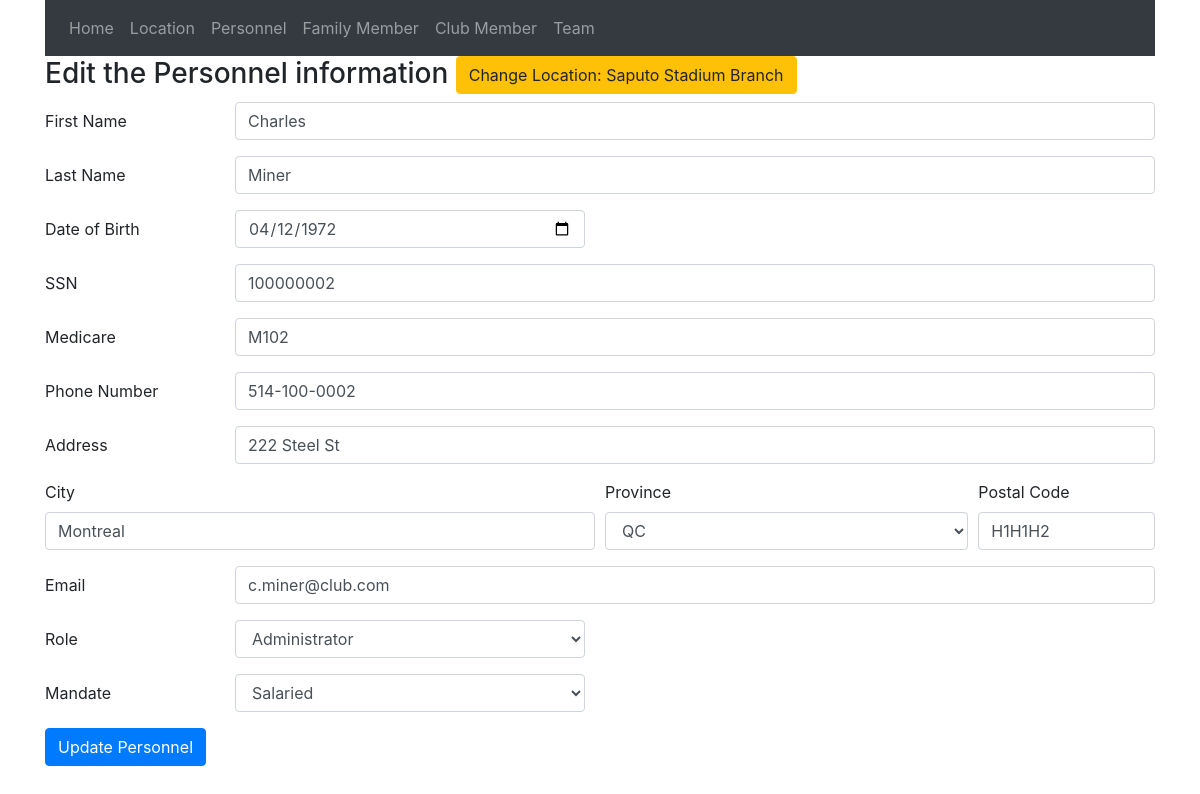
The page /Personnel/edit_personnel/2 on the database its author committed.
### tables this page shows
CREATE TABLE Location (
    location_id INT AUTO_INCREMENT PRIMARY KEY,
    location_name VARCHAR(100) NOT NULL,
    location_type ENUM('Head','Branch') NOT NULL,
    address VARCHAR(200),
    city VARCHAR(100),
    province VARCHAR(50),
    postal_code VARCHAR(12),
    web_address VARCHAR(255),
    max_capacity INT

);

CREATE TABLE Personnel (
    personnel_id INT AUTO_INCREMENT PRIMARY KEY,
    first_name VARCHAR(50) NOT NULL,
    last_name VARCHAR(50) NOT NULL,
    ssn CHAR(9) NOT NULL UNIQUE,
    medicare_number VARCHAR(30) UNIQUE,
    date_of_birth DATE NOT NULL,
    address VARCHAR(200),
    city VARCHAR(100),
    province VARCHAR(50),
    postal_code VARCHAR(12),
    phone_number VARCHAR(20),
    email VARCHAR(100),
    personnel_role ENUM('Administrator','Captain','Coach','Assistant Coach','Other') NOT NULL,
    mandate ENUM('Volunteer','Salaried') NOT NULL
);

### app/core/app.php (called while the page is built, shortened)
<?php
    class App{
        protected $currentMethod = 'index';
        public function __construct()
        {
            $url = $this->parseURL();
            $url = $url ?? [];
            if(isset($url[0]) && file_exists(__DIR__ . '/../controllers/' . $url[0] . '.php')){
                unset($url[0]);
            }
            $this->currentController = new $this->currentController;
            if(isset($url[1])){
                if(method_exists($this->currentController, $url[1])){
                    $this->currentMethod = $url[1];
                    unset($url[1]);
                }
            }
            $this->params = $url ? array_values($url) : [];
            call_user_func_array([$this->currentController, $this->currentMethod], $this->params);
        }
        public function parseURL(){
            if(isset($_GET['url'])){
                $url = rtrim($_GET['url'], '/');
                $url = filter_var($url, FILTER_SANITIZE_URL);
                $url = explode('/',$url);
                return $url;
            }
            return [];
        }
    }

### public/index.php (called while the page is built, shortened)
<?php
    $init = new App;
?>

### app/core/Model.php (called while the page is built, shortened)
<?php
class Model
{
    private $host = DB_HOST;
    private $user = DB_USER;
    private $pass = DB_PASS;
    private $dbname = DB_NAME;
    private $dbh;
    private $stmt;
    public function __construct()
    {
        $dsn = 'mysql:host=' . $this->host . ';dbname=' . $this->dbname;
        $options = array(
            PDO::ATTR_PERSISTENT => true,
            PDO::ATTR_ERRMODE => PDO::ERRMODE_EXCEPTION
        );
        try {
            $this->dbh = new PDO($dsn, $this->user, $this->pass, $options);
        } catch (PDOException $e) {
            $this->error = $e->getMessage();
            echo $this->error;
        }
    }
    public function query($sql)
    {
        $this->stmt = $this->dbh->prepare($sql);
    }
    public function bind($param, $value, $type = null)
    {
        if (is_null($type)) {
            switch (true) {
                default:
                    $type = PDO::PARAM_STR;
            }
        }
        $this->stmt->bindValue($param, $value, $type);
    }
    public function execute()
    {
        return $this->stmt->execute();
    }
    public function getSingle(){
        $this->execute();
        return $this->stmt->fetch(PDO::FETCH_OBJ);
    }
}

### app/models/personnel_model.php (called while the page is built, shortened)
<?php
class personnel_model extends Model{
    public function get_personnel($personnel_id){
        $this->query("SELECT * FROM personnel WHERE personnel_id = :personnel_id");
        $this->bind(":personnel_id",$personnel_id);
        return $this->getSingle();
    }
    public function get_current_personnel_location($personnel_id){
        $this->query("SELECT location.location_id, location.location_name FROM EmployedAt
                        JOIN location ON EmployedAt.location_id = location.location_id
                        WHERE EmployedAt.personnel_id = :personnel_id AND EmployedAt.end_date IS NULL");
        $this->bind(":personnel_id",$personnel_id);
        return $this->getSingle();
    }
}
?>

### app/views/Personnel/edit_personnel.php (the view, shortened to what this page needs)
<?php require APPROOT . '/views/includes/header.php';  ?>
<form method="post" action="<?= URLROOT; ?>/Personnel/edit_personnel/<?= $data['personnel']->personnel_id ?>">
    <h3>Edit the Personnel information <button type="button" class="btn btn-warning" onclick="window.location.href='<?= URLROOT; ?>/Personnel/change_location/<?= $data['personnel']->personnel_id ?>'">Change Location: <?= $data['current_location']->location_name ?></button></h3>
        <div class="form-group row">
        <label for="first_name_input" class="col-sm-2 col-form-label">First Name</label>
            <div class="col-sm-10">
                <input type="text" class="form-control" id="first_name_input" name="first_name" value="<?= $data['personnel']->first_name ?>">
            </div>
        </div>
        <div class="form-group row">
        <label for="last_name_input" class="col-sm-2 col-form-label">Last Name</label>
            <div class="col-sm-10">
                <input type="text" class="form-control" id="last_name_input" name="last_name" value="<?= $data['personnel']->last_name ?>">
            </div>
        </div>
        <div class="form-group row">
        <label for="date_of_birth_input" class="col-sm-2 col-form-label">Date of Birth</label>
            <div class="col-sm-4">
                <input type="date" class="form-control" id="date_of_birth_input" name="date_of_birth" value="<?= $data['personnel']->date_of_birth ?>">
            </div>
        </div>
        <div class="form-group row">
        <label for="ssn_input" class="col-sm-2 col-form-label">SSN</label>
            <div class="col-sm-10">
                <input type="number" class="form-control" id="ssn_input" name="ssn" value="<?= $data['personnel']->ssn ?>">
            </div>
        </div>
        <div class="form-group row">
        <label for="medicare_input" class="col-sm-2 col-form-label">Medicare</label>
            <div class="col-sm-10">
                <input type="text" class="form-control" id="medicare_input" name="medicare_number" value="<?= $data['personnel']->medicare_number ?>">
            </div>
        </div>
        <div class="form-group row">
        <label for="phone_number_input" class="col-sm-2 col-form-label">Phone Number</label>
            <div class="col-sm-10">
              <input type="text" class="form-control" id="phone_number_input" name="phone_number" value="<?= $data['personnel']->phone_number ?>">
            </div>
        </div>
        <div class="form-group row">
        <label for="address_input" class="col-sm-2 col-form-label">Address</label>
        <div class="col-sm-10">
        <input type="text" class="form-control" id="address_input" name="address" value="<?= $data['personnel']->address ?>">
        </div>
    </div>
    <div class="form-row">
    <div class="form-group col-md-6">
      <label for="city_input">City</label>
      <input type="text" class="form-control" id="city_input" name="city" value="<?= $data['personnel']->city ?>">
    </div>
    <div class="form-group col-md-4">
      <label for="province_input">Province</label>
      <select id="province_input" class="form-control" name="province">
        <option selected hidden><?= $data['personnel']->province ?></option>
      </select>
    </div>
    <div class="form-group col-md-2">
      <label for="postal_code_input">Postal Code</label>
      <input type="text" class="form-control" id="postal_code_input" name="postal_code" value="<?= $data['personnel']->postal_code ?>">
    </div>
  </div>
    <div class="form-group row">
        <label for="email_input" class="col-sm-2 col-form-label">Email</label>
        <div class="col-sm-10">
        <input type="email" class="form-control" id="email_input" name="email" value="<?= $data['personnel']->email ?>">
        </div>
    </div>
    <div class="form-group row">
    <label for="role_input" class="col-sm-2 col-form-label">Role</label>
        <div class="col-sm-4">
            <select id="role_input" class="form-control" name="personnel_role">
                <option selected hidden><?= $data['personnel']->personnel_role ?></option>
            </select>
        </div>
    </div>
    <div class="form-group row">
    <label for="mandate_input" class="col-sm-2 col-form-label">Mandate</label>
        <div class="col-sm-4">
            <select id="mandate_input" class="form-control" name="mandate">
                <option selected hidden><?= $data['personnel']->mandate ?></option>
            </select>
        </div>
    </div>
    <button class="btn btn-primary" type="submit" name="submit">Update Personnel</button>
</form>
<?php require APPROOT . '/views/includes/footer.php'; ?>

### rows shown on the page
location: location_name "Saputo Stadium Branch"
personnel: first_name "Charles", last_name "Miner", date_of_birth "04/12/1972", ssn "100000002", medicare_number "M102", phone_number "514-100-0002", address "222 Steel St", city "Montreal", province "QC", postal_code "H1H1H2", email "c.miner@club.com", personnel_role "Administrator", mandate "Salaried"
